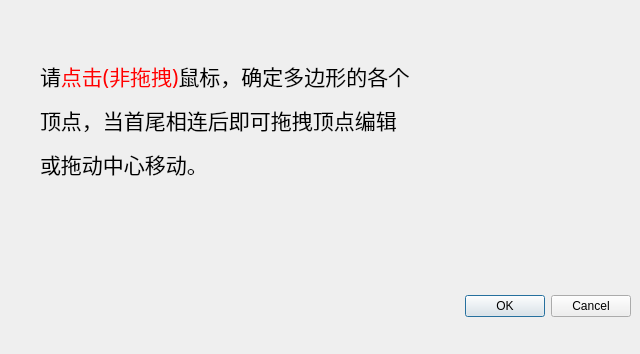
<?xml version="1.0" encoding="UTF-8"?>
<ui version="4.0">
 <class>curve_info</class>
 <widget class="QDialog" name="curve_info">
  <property name="geometry">
   <rect>
    <x>0</x>
    <y>0</y>
    <width>640</width>
    <height>354</height>
   </rect>
  </property>
  <property name="windowTitle">
   <string>Dialog</string>
  </property>
  <widget class="QDialogButtonBox" name="buttonBox">
   <property name="geometry">
    <rect>
     <x>10</x>
     <y>290</y>
     <width>621</width>
     <height>32</height>
    </rect>
   </property>
   <property name="orientation">
    <enum>Qt::Horizontal</enum>
   </property>
   <property name="standardButtons">
    <set>QDialogButtonBox::Cancel|QDialogButtonBox::Ok</set>
   </property>
  </widget>
  <widget class="QLabel" name="label">
   <property name="geometry">
    <rect>
     <x>40</x>
     <y>50</y>
     <width>591</width>
     <height>141</height>
    </rect>
   </property>
   <property name="font">
    <font>
     <family>Adobe Arabic</family>
     <pointsize>16</pointsize>
    </font>
   </property>
   <property name="text">
    <string>&lt;html&gt;&lt;head/&gt;&lt;body&gt;&lt;p&gt;请&lt;span style=&quot; color:#ff0000;&quot;&gt;点击(非拖拽)&lt;/span&gt;鼠标，确定多边形的各个&lt;/p&gt;&lt;p&gt;顶点，当首尾相连后即可拖拽顶点编辑&lt;/p&gt;&lt;p&gt;或拖动中心移动。&lt;/p&gt;&lt;/body&gt;&lt;/html&gt;</string>
   </property>
  </widget>
 </widget>
 <resources/>
 <connections>
  <connection>
   <sender>buttonBox</sender>
   <signal>accepted()</signal>
   <receiver>curve_info</receiver>
   <slot>accept()</slot>
   <hints>
    <hint type="sourcelabel">
     <x>248</x>
     <y>254</y>
    </hint>
    <hint type="destinationlabel">
     <x>157</x>
     <y>274</y>
    </hint>
   </hints>
  </connection>
  <connection>
   <sender>buttonBox</sender>
   <signal>rejected()</signal>
   <receiver>curve_info</receiver>
   <slot>reject()</slot>
   <hints>
    <hint type="sourcelabel">
     <x>316</x>
     <y>260</y>
    </hint>
    <hint type="destinationlabel">
     <x>286</x>
     <y>274</y>
    </hint>
   </hints>
  </connection>
 </connections>
</ui>
